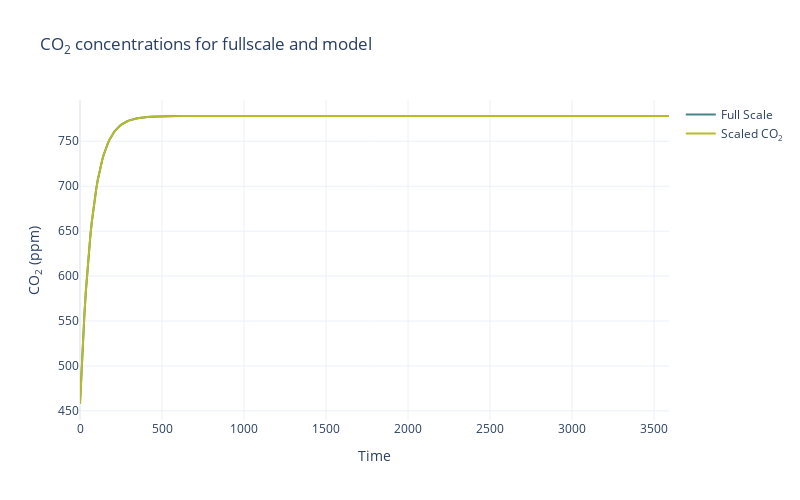

Notebook source saved alongside this figure:
### Code cell
fig = go.Figure()

fig.add_trace(go.Scatter(x=full_scale_co2["time"], y=full_scale_co2["co_2"], name="Full Scale", line=dict(color=gruvbox_colors[0], width=2)))
fig.add_trace(go.Scatter(x=scaled_co2["time"], y=scaled_co2["co_2"], name="Scaled CO<sub>2</sub>", line=dict(color=gruvbox_colors[2], width=2)))

fig.update_layout(title="CO<sub>2</sub> concentrations for fullscale and model",
                   xaxis_title="Time",
                   yaxis_title="CO<sub>2</sub> (ppm)",
                   width=800,
    height=500,)

fig.show()

### Figure 1 — Plotly figure (JSON) as saved in the notebook; plotly's stock layout.template omitted (floating-point values rounded to 4 significant figures; data arrays with more than 128 entries replaced by an {"elided": "..."} marker saying what was removed)
{"data": [{"line": {"color": "#458588", "width": 2}, "name": "Full Scale", "type": "scatter", "x": {"elided": "400 int values"}, "y": {"elided": "400 float values"}}, {"line": {"color": "#B8BB26", "width": 2}, "name": "Scaled CO<sub>2</sub>", "type": "scatter", "x": {"elided": "400 int values"}, "y": {"elided": "400 float values"}}], "layout": {"height": 500, "title": {"text": "CO<sub>2</sub> concentrations for fullscale and model"}, "width": 800, "xaxis": {"title": {"text": "Time"}}, "yaxis": {"title": {"text": "CO<sub>2</sub> (ppm)"}}}}
